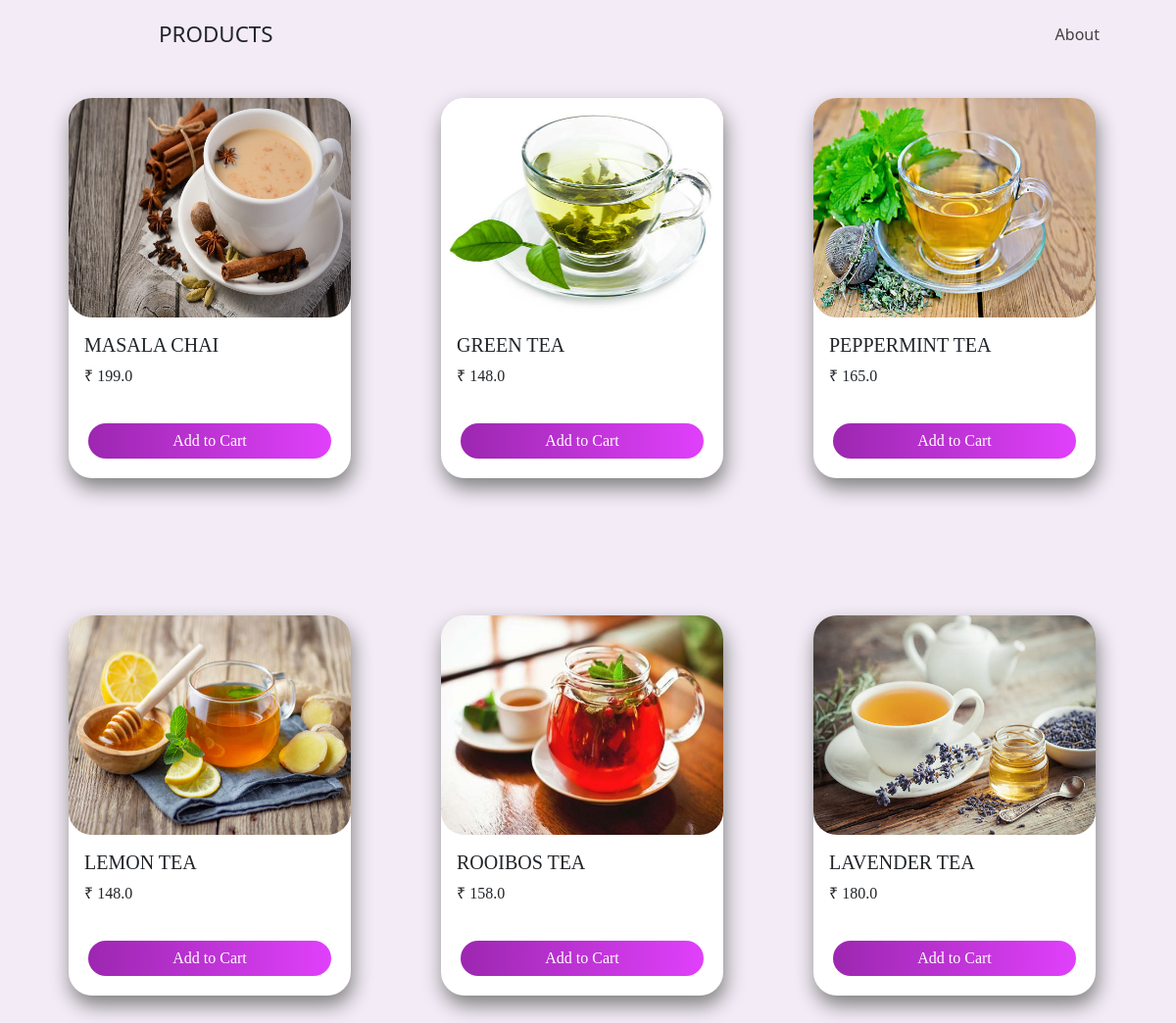
Screenshot of /products/ with the database file from the repository.
### products/models.py (models this page shows, shortened)
class Product(models.Model):
    name = models.CharField(max_length=255)
    price = models.FloatField()
    stock = models.IntegerField()
    category = models.ForeignKey(Categorie, on_delete=models.CASCADE)
    image_url = models.ImageField(upload_to='Images/')

### products/views.py (the view, shortened to what this page needs)
# urls.py: path('', views.index),
def index(request):
    cart = request.session.get('cart')
    if not cart:
        request.session['cart'] = {}
    categories = Categorie.objects.all()
    categorie_id = request.GET.get('categorie')
    if categorie_id:
        if categorie_id == "10":
            print("yash")
            products = Product.objects.all()
        else:
            products = Product.get_all_products_by_categorieid(categorie_id)
    else:
        products = Product.objects.all()
    data = {}
    data['products'] = products
    data['categories'] = categories
    product = request.POST.get('product')
    remove = request.POST.get('remove')
    return render(request, 'index.html', data)

### products/templatetags/cart.py (called while the page is built)
@register.filter(name='is_in_cart')
def is_in_cart(product, cart):
    keys = cart.keys()
    for id in keys:
        if int(id) == product.id:
            return True
    return False

### products/templates/index.html (shortened to what this page needs)
<!DOCTYPE html>
{% extends 'base.html' %}
{% block content %}
{% load cart %}
<section class="navigation">
    <div class="nav-container">
        <div class="brand">
            <a >PRODUCTS</a>
        </div>
        <nav>
            <ul class="nav-list">
                <li><a href="/about-us">About</a></li>
            </ul>
        </nav>
    </div>
</section>
<div class="row" >
    {% for product in products %}
    <div class="col" style="padding: 40px" >
        <div class="card"
             style="width: 18rem; border-radius: 1.5rem; box-shadow: 2px 10px 20px grey;
                     font-size: 20p; font-family: Comic Sans MS; margin-top: 60px; outline: none; border: none"
            id={{product.id}}>
            <img src="{{ product.image_url.url }}" class="card-img-top" alt="..."
                 style="width: 18 rem;height: 14rem;border-radius: 1.5rem">
            <div class="card-body" >
                <h5 class="card-title">{{ product.name }}</h5>
                <p class="card-text">&#8377 {{ product.price }}</p>
            </div>
            <div class="card-footer row no-gutters"
                 style="background: none; outline: none; border: none; padding: 20px">
                {% if product|is_in_cart:request.session.cart %}
                <div class="row" >
                    <form action="/products/#{{product.id}}" method="post" class="col-2">
                        {% csrf_token %}
                        <input type="text" value="{{ product.id }}" hidden name="product">
                        <input type="text" value="True" hidden name="remove">
                        <input type="submit" value=" - " class="btn btn-block"
                               style="background: linear-gradient(to right, #9C27B0, #E040FB); border-radius: 20px; outline: none; border: none; color: white;
                                            font-size: 15px">
                    </form>
                    <div class="text-center col">
                        {{product|count:request.session.cart}} in cart
                    </div>
                    <form action="/products/#{{product.id}}" method="post" class="col-2">
                        {% csrf_token %}
                        <input type="text" value="{{ product.id }}" hidden name="product">
                        <input type="submit" value=" + " class="btn btn-block"
                               style="background: linear-gradient(to right, #9C27B0, #E040FB); border-radius: 20px; outline: none; border: none; color: white;
                                            font-size: 15px">
                    </form>
                </div>
                {% else %}
                <form action="/products/#{{product.id}}" method="post">
                    <button class="btn btn-primary"
                            style="background: linear-gradient(to right, #9C27B0, #E040FB); border-radius: 20px; outline: none; border: none; width: 100%;"
                            type="submit" >Add to
                        Cart</button>
                </form>
                {% endif %}
            </div>
        </div>
    </div>
    {% endfor %}
</div>
{% endblock %}

### templates proj/base.html (shortened to what this page needs)
<!doctype html>
<html lang="en">
<head>
    <link href="https://cdn.jsdelivr.net/npm/bootstrap@5.0.0-beta2/dist/css/bootstrap.min.css" rel="stylesheet">
    <link rel="stylesheet" href="https://cdnjs.cloudflare.com/ajax/libs/font-awesome/5.15.3/css/fontawesome.min.css" />
    <link href="https://cdn.jsdelivr.net/npm/bootstrap@5.0.0-beta3/dist/css/bootstrap.min.css" rel="stylesheet">
</head>
<body style="background-image:url();
    background-size:cover; background-attachment:fixed; background-color: #F3EBF6;">
<div class="container">
    {% block content %}
    {% endblock %}
</div>
</body>
</html>

### templates proj/base.html (style rules this page uses)
body { background-color: #F3EBF6; }
nav { float: right; }
nav ul { list-style: none; margin: 0; padding: 0; }
nav ul li { float: left; position: relative; }
nav ul li a { display: block; padding: 0 20px; line-height: 70px; background: #F3EBF6; color: #463f3f; text-decoration: none; }
@media screen and (min-width: 800px) { .nav-list { display: block !important; } }
.navigation { position: fixed; top: 0; height: 70px; width: 100%; background: #F3EBF6;; }
.nav-container { max-width: 1000px; margin: 0 auto; }
.brand { position: absolute; padding-left: 20px; float: left; line-height: 70px; text-transform: uppercase; font-size: 1.4em; }
.brand a, .brand a:visited { color: #463f3f; text-decoration: none; }

### rows the page displays
Product: image_url (picture), name "MASALA CHAI", price "199.0"
Product: image_url (picture), name "GREEN TEA", price "148.0"
Product: image_url (picture), name "PEPPERMINT TEA", price "165.0"
Product: image_url (picture), name "LEMON TEA", price "148.0"
Product: image_url (picture), name "ROOIBOS TEA", price "158.0"
Product: image_url (picture), name "LAVENDER TEA", price "180.0"
